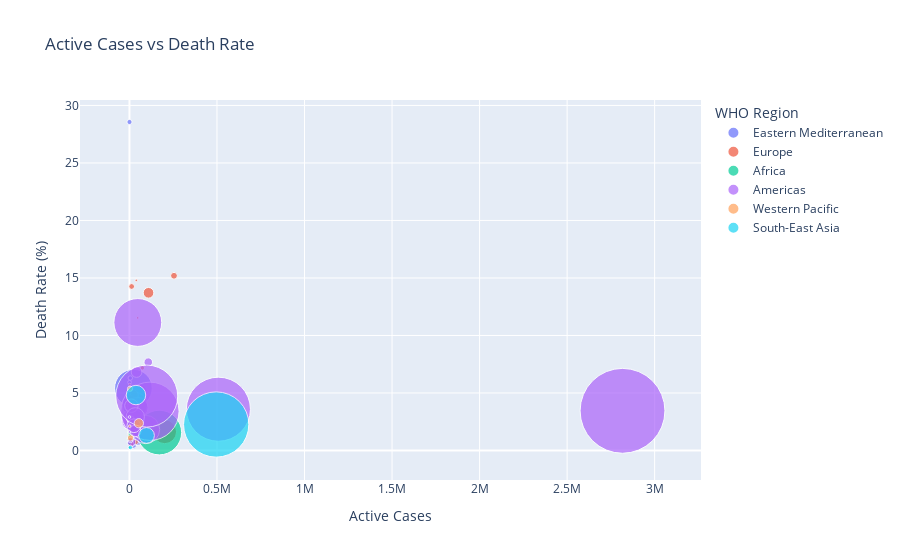

The notebook cell this image was saved under:
### Code cell
#
fig = px.scatter(
    data,
    x='Active',
    y='Deaths / 100 Cases',
    size='New deaths',
    color='WHO Region',
    hover_name='Country/Region',
    title='Active Cases vs Death Rate',
    size_max=60,
    labels={
        'Active': 'Active Cases',
        'Deaths / 100 Cases': 'Death Rate (%)'
    }
)

fig.update_layout(xaxis_title='Active Cases', yaxis_title='Death Rate (%)')
fig.show()

### Figure 1 — Plotly figure (JSON) as saved in the notebook; plotly's stock layout.template omitted (floating-point values rounded to 4 significant figures)
{"data": [{"hovertemplate": "<b>%{hovertext}</b><br><br>WHO Region=Eastern Mediterranean<br>Active Cases=%{x}<br>Death Rate (%)=%{y}<br>New deaths=%{marker.size}<extra></extra>", "hovertext": ["Afghanistan", "Bahrain", "Djibouti", "Egypt", "Iran", "Iraq", "Jordan", "Kuwait", "Lebanon", "Libya", "Morocco", "Oman", "Pakistan", "Qatar", "Saudi Arabia", "Somalia", "Sudan", "Syria", "Tunisia", "United Arab Emirates", "West Bank and Gaza", "Yemen"], "legendgroup": "Eastern Mediterranean", "marker": {"color": "#636efa", "size": [10, 1, 0, 46, 212, 96, 0, 5, 0, 4, 3, 9, 20, 0, 27, 0, 3, 2, 0, 1, 2, 4], "sizemode": "area", "sizeref": 0.2989, "symbol": "circle"}, "mode": "markers", "name": "Eastern Mediterranean", "orientation": "v", "showlegend": true, "type": "scatter", "x": [9796, 3231, 24, 52992, 22550, 30983, 124, 8884, 2122, 2186, 4018, 19637, 27421, 3104, 43238, 1560, 4765, 634, 248, 6322, 6791, 375], "xaxis": "x", "y": [3.5, 0.36, 1.15, 5.03, 5.42, 3.96, 0.94, 0.68, 1.31, 2.26, 1.51, 0.51, 2.13, 0.15, 1.03, 2.91, 6.3, 5.93, 3.44, 0.58, 0.73, 28.56], "yaxis": "y"}, {"hovertemplate": "<b>%{hovertext}</b><br><br>WHO Region=Europe<br>Active Cases=%{x}<br>Death Rate (%)=%{y}<br>New deaths=%{marker.size}<extra></extra>", "hovertext": ["Albania", "Andorra", "Armenia", "Austria", "Azerbaijan", "Belarus", "Belgium", "Bosnia and Herzegovina", "Bulgaria", "Croatia", "Cyprus", "Czechia", "Denmark", "Estonia", "Finland", "France", "Georgia", "Germany", "Greece", "Greenland", "Holy See", "Hungary", "Iceland", "Ireland", "Israel", "Italy", "Kazakhstan", "Kosovo", "Kyrgyzstan", "Latvia", "Liechtenstein", "Lithuania", "Luxembourg", "Malta", "Moldova", "Monaco", "Montenegro", "Netherlands", "North Macedonia", "Norway", "Poland", "Portugal", "Romania", "Russia", "San Marino", "Serbia", "Slovakia", "Slovenia", "Spain", "Sweden", "Switzerland", "Tajikistan", "Turkey", "Ukraine", "United Kingdom", "Uzbekistan"], "legendgroup": "Europe", "marker": {"color": "#EF553B", "size": [6, 0, 6, 1, 6, 4, 1, 14, 7, 3, 0, 2, 0, 0, 0, 17, 0, 1, 0, 0, 0, 0, 0, 0, 4, 5, 0, 16, 24, 0, 0, 0, 0, 0, 13, 0, 2, 1, 6, 0, 5, 2, 19, 85, 0, 9, 0, 0, 0, 3, 1, 1, 17, 11, 7, 5], "sizemode": "area", "sizeref": 0.2989, "symbol": "circle"}, "mode": "markers", "name": "Europe", "orientation": "v", "showlegend": true, "type": "scatter", "x": [1991, 52, 10014, 1599, 6781, 6221, 39154, 5274, 4689, 806, 189, 3715, 543, 42, 149, 108928, 199, 7673, 2651, 1, 0, 523, 21, 764, 36378, 12581, 29659, 3201, 10790, 143, 4, 319, 1384, 27, 6252, 8, 2039, 47064, 4183, 125, 8870, 13205, 17902, 201097, 0, 23598, 537, 238, 93613, 73695, 1599, 1147, 10920, 28258, 254427, 9414], "xaxis": "x", "y": [2.95, 5.73, 1.9, 3.47, 1.39, 0.8, 14.79, 2.8, 3.27, 2.85, 1.79, 2.4, 4.45, 3.39, 4.45, 13.71, 1.41, 4.41, 4.78, 0, 0, 13.4, 0.54, 6.81, 0.74, 14.26, 0.69, 2.5, 3.91, 2.54, 1.16, 3.96, 1.77, 1.28, 3.23, 3.45, 1.56, 11.53, 4.56, 2.79, 3.86, 3.42, 4.81, 1.63, 6.01, 2.25, 1.28, 5.56, 10.44, 7.18, 5.74, 0.83, 2.48, 2.44, 15.19, 0.57], "yaxis": "y"}, {"hovertemplate": "<b>%{hovertext}</b><br><br>WHO Region=Africa<br>Active Cases=%{x}<br>Death Rate (%)=%{y}<br>New deaths=%{marker.size}<extra></extra>", "hovertext": ["Algeria", "Angola", "Benin", "Botswana", "Burkina Faso", "Burundi", "Cabo Verde", "Cameroon", "Central African Republic", "Chad", "Comoros", "Congo (Brazzaville)", "Congo (Kinshasa)", "Cote d'Ivoire", "Equatorial Guinea", "Eritrea", "Eswatini", "Ethiopia", "Gabon", "Gambia", "Ghana", "Guinea", "Guinea-Bissau", "Kenya", "Lesotho", "Liberia", "Madagascar", "Malawi", "Mali", "Mauritania", "Mauritius", "Mozambique", "Namibia", "Niger", "Nigeria", "Rwanda", "Sao Tome and Principe", "Senegal", "Seychelles", "Sierra Leone", "South Africa", "South Sudan", "Tanzania", "Togo", "Uganda", "Western Sahara", "Zambia", "Zimbabwe"], "legendgroup": "Africa", "marker": {"color": "#00cc96", "size": [8, 1, 0, 1, 0, 0, 0, 6, 0, 0, 0, 3, 4, 0, 0, 0, 2, 5, 0, 2, 0, 2, 0, 5, 0, 0, 6, 0, 1, 0, 0, 0, 0, 0, 2, 0, 0, 3, 0, 0, 298, 1, 0, 0, 0, 0, 1, 2], "sizemode": "area", "sizeref": 0.2989, "symbol": "circle"}, "mode": "markers", "name": "Africa", "orientation": "v", "showlegend": true, "type": "scatter", "x": [7973, 667, 699, 674, 121, 76, 756, 2180, 2994, 37, 19, 2317, 2936, 5198, 2178, 74, 1257, 7933, 2458, 252, 3655, 753, 1125, 9857, 365, 449, 3339, 1920, 476, 1399, 2, 1690, 1734, 36, 22117, 899, 117, 3093, 75, 400, 170537, 1084, 305, 249, 140, 1, 1597, 2126], "xaxis": "x", "y": [4.16, 4.32, 1.98, 0.27, 4.82, 0.26, 0.95, 2.29, 1.28, 8.13, 1.98, 1.69, 2.35, 0.61, 1.66, 0, 1.47, 1.57, 0.68, 2.45, 0.5, 0.64, 1.33, 1.59, 2.38, 6.17, 0.94, 2.7, 4.93, 2.51, 2.91, 0.65, 0.43, 6.1, 2.09, 0.27, 1.62, 1.99, 0, 3.7, 1.56, 2, 4.13, 2.06, 0.18, 10, 3.08, 1.33], "yaxis": "y"}, {"hovertemplate": "<b>%{hovertext}</b><br><br>WHO Region=Americas<br>Active Cases=%{x}<br>Death Rate (%)=%{y}<br>New deaths=%{marker.size}<extra></extra>", "hovertext": ["Antigua and Barbuda", "Argentina", "Bahamas", "Barbados", "Belize", "Bolivia", "Brazil", "Canada", "Chile", "Colombia", "Costa Rica", "Cuba", "Dominica", "Dominican Republic", "Ecuador", "El Salvador", "Grenada", "Guatemala", "Guyana", "Haiti", "Honduras", "Jamaica", "Mexico", "Nicaragua", "Panama", "Paraguay", "Peru", "Saint Kitts and Nevis", "Saint Lucia", "Saint Vincent and the Grenadines", "Suriname", "Trinidad and Tobago", "US", "Uruguay", "Venezuela"], "legendgroup": "Americas", "marker": {"color": "#ab63fa", "size": [0, 120, 0, 0, 0, 64, 614, 11, 75, 508, 11, 0, 0, 20, 17, 8, 0, 27, 0, 1, 50, 0, 342, 0, 28, 2, 575, 0, 0, 0, 1, 0, 1076, 1, 4], "sizemode": "area", "sizeref": 0.2989, "symbol": "circle"}, "mode": "markers", "name": "Americas", "orientation": "v", "showlegend": true, "type": "scatter", "x": [18, 91782, 280, 9, 20, 47056, 508116, 107514, 18782, 117163, 11902, 94, 0, 32869, 40733, 6849, 0, 11093, 188, 2817, 33536, 129, 47657, 839, 25034, 1600, 98752, 2, 2, 13, 534, 12, 2816444, 216, 5883], "xaxis": "x", "y": [3.49, 1.83, 2.88, 6.36, 4.17, 3.72, 3.59, 7.68, 2.64, 3.41, 0.73, 3.44, 0, 1.69, 6.82, 2.71, 0, 3.89, 5.14, 2.15, 2.93, 1.17, 11.13, 3.14, 2.15, 0.95, 4.73, 0, 0, 0, 1.62, 5.41, 3.45, 2.91, 0.91], "yaxis": "y"}, {"hovertemplate": "<b>%{hovertext}</b><br><br>WHO Region=Western Pacific<br>Active Cases=%{x}<br>Death Rate (%)=%{y}<br>New deaths=%{marker.size}<extra></extra>", "hovertext": ["Australia", "Brunei", "Cambodia", "China", "Fiji", "Japan", "Laos", "Malaysia", "Mongolia", "New Zealand", "Papua New Guinea", "Philippines", "Singapore", "South Korea", "Taiwan*", "Vietnam"], "legendgroup": "Western Pacific", "marker": {"color": "#FFA15A", "size": [6, 0, 0, 4, 0, 0, 0, 0, 0, 0, 0, 13, 0, 1, 0, 0], "sizemode": "area", "sizeref": 0.2989, "symbol": "circle"}, "mode": "markers", "name": "Western Pacific", "orientation": "v", "showlegend": true, "type": "scatter", "x": [5825, 0, 79, 3258, 9, 8174, 1, 179, 67, 21, 51, 53649, 5119, 896, 15, 66], "xaxis": "x", "y": [1.09, 2.13, 0, 5.37, 0, 3.2, 0, 1.39, 0, 1.41, 0, 2.37, 0.05, 2.11, 1.52, 0], "yaxis": "y"}, {"hovertemplate": "<b>%{hovertext}</b><br><br>WHO Region=South-East Asia<br>Active Cases=%{x}<br>Death Rate (%)=%{y}<br>New deaths=%{marker.size}<extra></extra>", "hovertext": ["Bangladesh", "Bhutan", "Burma", "India", "Indonesia", "Maldives", "Nepal", "Sri Lanka", "Thailand", "Timor-Leste"], "legendgroup": "South-East Asia", "marker": {"color": "#19d3f3", "size": [37, 0, 0, 637, 57, 0, 3, 0, 0, 0], "sizemode": "area", "sizeref": 0.2989, "symbol": "circle"}, "mode": "markers", "name": "South-East Asia", "orientation": "v", "showlegend": true, "type": "scatter", "x": [97577, 13, 52, 495499, 37292, 807, 4950, 673, 128, 24], "xaxis": "x", "y": [1.31, 0, 1.71, 2.26, 4.82, 0.45, 0.26, 0.39, 1.76, 0], "yaxis": "y"}], "layout": {"legend": {"itemsizing": "constant", "title": {"text": "WHO Region"}, "tracegroupgap": 0}, "title": {"text": "Active Cases vs Death Rate"}, "xaxis": {"anchor": "y", "domain": [0, 1], "title": {"text": "Active Cases"}}, "yaxis": {"anchor": "x", "domain": [0, 1], "title": {"text": "Death Rate (%)"}}}}
